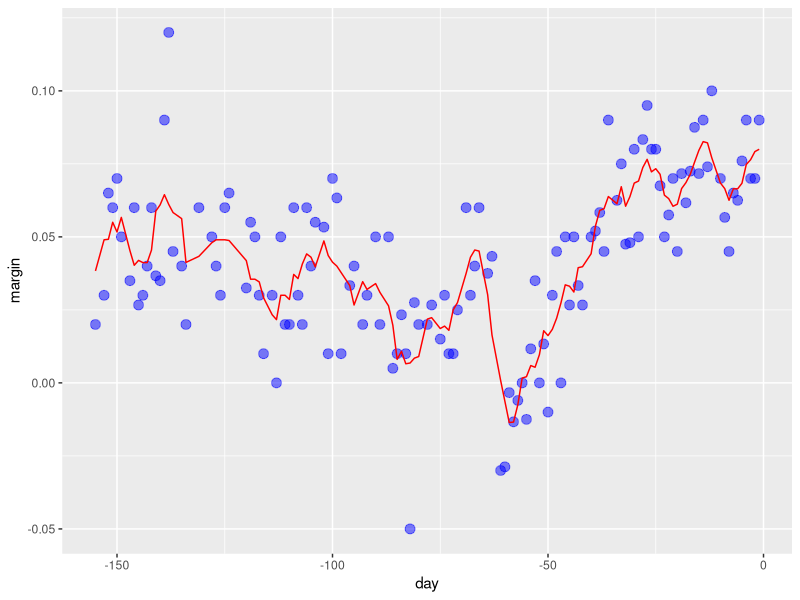
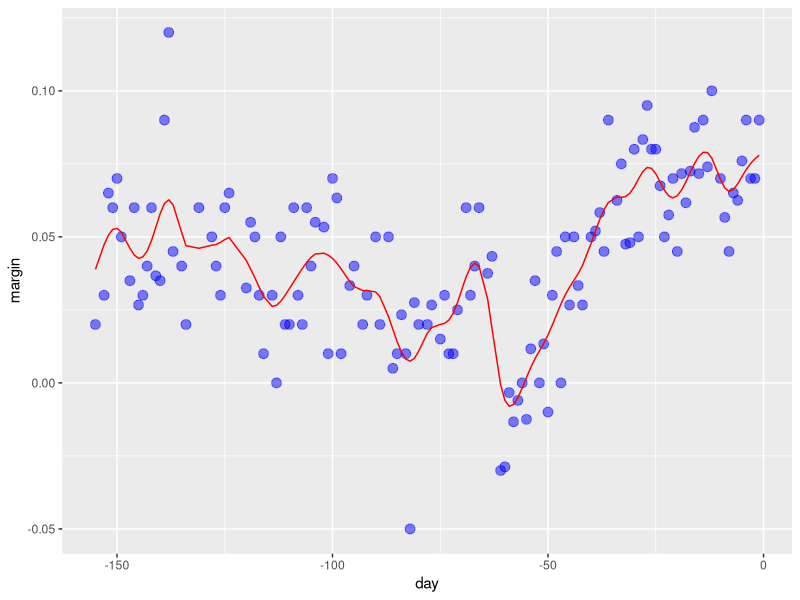

Generate these figures, in order, with R:
#S03_C07_Bin_Smoothing_Kernels
#Bins, Smootings y Kernels

library(dslabs)
library(tidyverse)
library(caret)

data("polls_2008")

#La idea general del suavizado de bin es agrupar los puntos de datos en estratos en los que se puede suponer que el valor de f de x es constante.

#Podemos suponer esto porque pensamos que f de x cambia lentamente.

#Y como resultado, f de x es casi constante en pequeñas ventanas de tiempo.

#Un ejemplo de esta idea es suponer para los datos de la encuesta que la opinión pública permanece aproximadamente igual en el plazo de una semana.

#Con esta suposición establecida, tenemos varios puntos de datos con el mismo valor esperado.

#Entonces, si arreglamos un día para estar en el centro de nuestra semana, llámelo x0, entonces, para cualquier día x, de modo que el valor absoluto de x menos x0 sea menor que 3.5, asumimos que f de x es una constante.

#Llamémoslo mu.

#Esta suposición implica que el valor esperado de y dado x es aproximadamente mu cuando la distancia entre x i y x0 es menor que 3.5.

#En el suavizado, llamamos al tamaño del intervalo que satisface la condición, la distancia entre xi y x0 es menor que 3.5 el tamaño de la ventana, el ancho de banda o el lapso.

#Todos estos son sinónimos.

#Ahora, esta suposición implica que una buena estimación para f de x es el promedio de los valores de y en la ventana.

#Si definimos A0 como el conjunto de índices i tal que xi menos x0 es menor que 3.5 en valor absoluto y N0 como el número de índices en A0, entonces nuestra estimación viene dada por esta fórmula.

#Es simplemente el promedio en la ventana.

#La idea detrás del suavizado de bin es hacer este cálculo para cada valor de x.

#Entonces hacemos que cada valor de x sea el centro y recalculemos ese promedio.

#Entonces, en el ejemplo de la encuesta, para cada día, calcularíamos el promedio de los valores dentro de una semana del día que estamos considerando.

#Veamos dos ejemplos.

#Establezcamos el centro en negativo 125 y luego también en negativo 55.

#Así es como se ven los datos.

#Los puntos negros son los puntos que se utilizan para calcular el promedio en esos dos puntos.

#La línea azul representa el promedio que se calculó.

#Al calcular este promedio para cada punto, formamos una estimación de la curva subyacente f de x.

#En esta animación, vemos que ocurre el procedimiento, comenzando en 155 negativos hasta el día de las elecciones, día 0.

#En cada valor de x0, mantenemos la estimación de f0x y pasamos al siguiente punto.

#El resultado final, que puede calcular utilizando este código, se ve así.


span <- 7

fit <- with(polls_2008, ksmooth(day, margin, x.points = day, kernel = "box", bandwidth = span))

polls_2008 %>% mutate(smooth= fit$y) %>% 
  ggplot(aes(day, margin)) + 
  geom_point(size = 3, alpha = .5, color = "blue") +
  geom_line(aes(day, smooth), color = "red")


#Tenga en cuenta que el resultado final para el bin suavizador es bastante ondulante.

#Una razón para esto es que cada vez que la ventana se mueve, cambian dos puntos.

#Entonces, si comenzamos con siete puntos y cambiamos dos, ese es un porcentaje sustancial de puntos que están cambiando.

#Podemos atenuar esto un poco tomando promedios ponderados que le dan al centro de un punto más peso que aquellos que están lejos del centro, con los dos puntos en los bordes recibiendo muy poco peso.

#Llamamos a las funciones a partir de las cuales calculamos estos pesos el KERNEL.

#Tenga en cuenta que puede pensar en el bin suavizador como un enfoque que utiliza un kernel o nucleo.

#La fórmula se ve así.

#Cada punto recibe un peso, en el caso de los suavizadores de contenedores, entre 0 para los puntos que están fuera de la ventana y 1 dividido por N0 para los puntos dentro de la ventana, con N0 el número de puntos en esa semana.

#En el código que mostramos, le dijimos a la función k-smooth que usara el "cuadro" del núcleo.

#Esto se debe a que el núcleo que nos da un bin más suave con esta formulación parece una caja.

#Aquí hay una foto.

#Ahora, la función k-smooth proporciona una forma de obtener una estimación más uniforme.

#Esto es mediante el uso de la densidad normal o gaussiana para asignar pesos.

#Entonces el núcleo será la densidad normal, que podemos ver aquí.

#En esta animación, el tamaño de los puntos representa los pesos que obtienen en el promedio ponderado.

#Puede ver que los puntos cerca de los bordes reciben poco peso.

#El resultado final, que puede obtener usando este código, se ve así.

span <- 7
fit <- with(polls_2008, ksmooth(day, margin,  x.points = day, kernel="normal", bandwidth = span))
polls_2008 %>% mutate(smooth = fit$y) %>%
  ggplot(aes(day, margin)) +
  geom_point(size = 3, alpha = .5, color = "blue") + 
  geom_line(aes(day, smooth), color="red")




#Tenga en cuenta que la estimación final se ve más suave ahora.

#Ahora, hay varias funciones en R que implementan suavizadores de bin o enfoques de kernel.

#Un ejemplo, el que mostramos, es k-smooth.

#Sin embargo, en la práctica, generalmente preferimos métodos que usan modelos ligeramente más complejos que ajustar una constante.

#El resultado final que vimos para el bin bin liso aún es algo ondulante.

#Puede ver en algunas partes, por ejemplo, de 125 negativo a 75 negativo, vemos que la función es más flexible de lo que realmente esperamos.

#Ahora vamos a aprender acerca de los enfoques que mejoran en esto.
